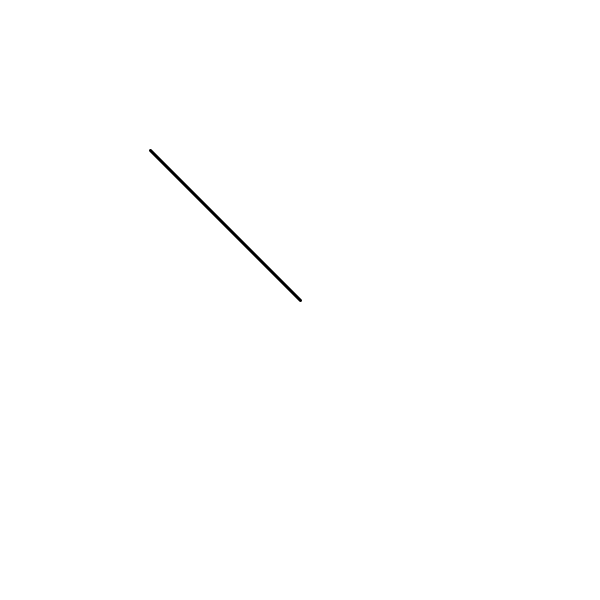
Frame 1 (no input)
Frame 60 (the mouse pressed at the canvas centre just before this capture): identical to frame 1, image omitted
Frame 120 (the mouse held since frame 60 and released just before this capture): blank canvas, image omitted

The Processing sketch that drew this single still picture (run headless with seeded random() and noise(); from frame 60 on, the mouse is pressed at the canvas centre):

// Processing sketch: vl4_04_mult
// ── vl4_04_mult.pde
void setup() {
  size(600,600);
  strokeWeight(3);
}
 
void draw() {
  background(255);
  PVector mouse  = new PVector(mouseX,mouseY);
  PVector center = new PVector(width/2,height/2);

  mouse.sub(center);
  
  mouse.mult(0.5);

  translate(width/2,height/2);
  line(0,0,mouse.x,mouse.y);
}
